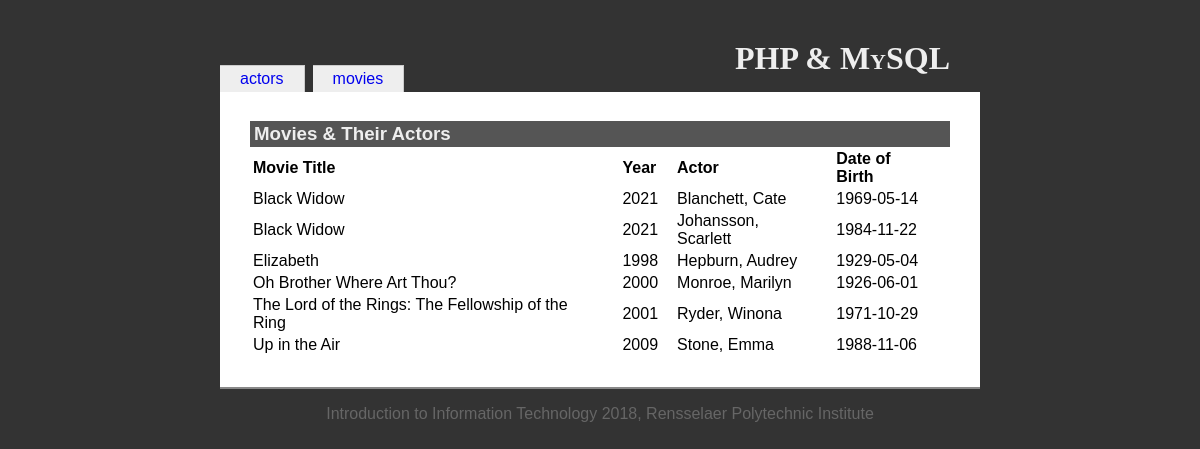
Page /relations.php on the committed database.
### tables this page shows
CREATE TABLE `movies` (
  `movieid` int(10) UNSIGNED NOT NULL,
  `title` varchar(100) NOT NULL,
  `year` char(4) DEFAULT NULL
);

CREATE TABLE `actors` (
  `actorid` int(10) UNSIGNED NOT NULL,
  `first_names` varchar(50) NOT NULL,
  `last_name` varchar(50) NOT NULL,
  `dob` date DEFAULT NULL
);

### relations.php (the view, shortened to what this page needs)
<?php
include('includes/init.inc.php');
include('includes/functions.inc.php');
?>
<?php include('includes/head.inc.php'); ?>
<h1>PHP &amp; MySQL</h1>
<?php include('includes/menubody.inc.php'); ?>
<?php
$dbOk = false;
@$db = new mysqli('localhost', 'root', 'Shruthi@30', 'iit');
if ($db->connect_error) {
   echo '<div class="messages">Could not connect to the database. Error: ';
   echo $db->connect_errno . ' - ' . $db->connect_error . '</div>';
} else {
   $dbOk = true;
}
if ($dbOk) {
   $query = '
      SELECT m.title, m.year, a.first_names, a.last_name, a.dob
      FROM movies m
      JOIN movie_actors ma ON m.movieid = ma.movieid
      JOIN actors a ON ma.actorid = a.actorid
      ORDER BY m.title, a.last_name
   ';
   $result = $db->query($query);
   $numRecords = $result->num_rows;
   echo '<h3>Movies &amp; Their Actors</h3>';
   echo '<table id="relationsTable">';
   echo '<tr><th>Movie Title</th><th>Year</th><th>Actor</th><th>Date of Birth</th></tr>';
   for ($i = 0; $i < $numRecords; $i++) {
      $record = $result->fetch_assoc();
      if ($i % 2 == 0) {
         echo '<tr>';
      } else {
         echo '<tr class="odd">';
      }
      echo '<td>' . htmlspecialchars($record['title']) . '</td>';
      echo '<td>' . htmlspecialchars($record['year']) . '</td>';
      echo '<td>' . htmlspecialchars($record['last_name']) . ', ' . htmlspecialchars($record['first_names']) . '</td>';
      echo '<td>' . htmlspecialchars($record['dob']) . '</td>';
      echo '</tr>';
   }
   echo '</table>';
}
?>
<?php include('includes/foot.inc.php'); ?>

### inclassexample/resources/iit.css (style rules this page uses)
body { font-family: Georgia, Arial, Helvetica, sans-serif; color: black; background-color: #333; margin: 0; padding: 0; }
h1 { position: relative; top: 20px; text-align: right; margin: 20px 30px 0 0; font-family: Palatino, Times New Roman, Times, serif; font-variant: small-caps; }
h3 { margin: 1em 0 0 0; background-color: #555; color: #eee; padding: 2px 4px; }
table { margin: 0; }
th { text-align: left; padding-right: 1em; }
td { padding-right: 1em; }

### rows in the picture
movies: title "Black Widow", year "2021", actors.last_name "Blanchett", actors.first_names "Cate", actors.dob "1969-05-14", actors.last_name "Johansson", actors.first_names "Scarlett", actors.dob "1984-11-22"
movies: title "Elizabeth", year "1998", actors.last_name "Hepburn", actors.first_names "Audrey", actors.dob "1929-05-04"
movies: title "Oh Brother Where Art Thou?", year "2000", actors.last_name "Monroe", actors.first_names "Marilyn", actors.dob "1926-06-01"
movies: title "The Lord of the Rings: The Fellowship of the Ring", year "2001", actors.last_name "Ryder", actors.first_names "Winona", actors.dob "1971-10-29"
movies: title "Up in the Air", year "2009", actors.last_name "Stone", actors.first_names "Emma", actors.dob "1988-11-06"

### other values in the picture
$value "actors"
$value "movies"
